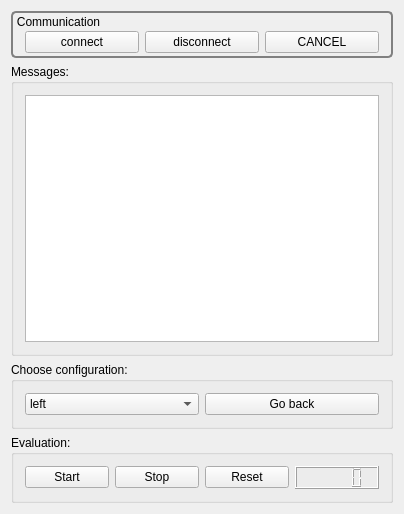
<?xml version="1.0" encoding="UTF-8"?>
<ui version="4.0">
 <class>Client_Pick</class>
 <widget class="QMainWindow" name="Client_Pick">
  <property name="geometry">
   <rect>
    <x>0</x>
    <y>0</y>
    <width>404</width>
    <height>514</height>
   </rect>
  </property>
  <property name="windowTitle">
   <string>Client_Pick</string>
  </property>
  <widget class="QWidget" name="centralWidget">
   <layout class="QVBoxLayout" name="verticalLayout_3">
    <item>
     <widget class="QGroupBox" name="groupBox">
      <property name="styleSheet">
       <string notr="true">QGroupBox { 
   border: 2px solid gray; 
   border-radius: 5px; 
}

QGroupBox::title { 
    background-color: transparent;
    subcontrol-position: top left; /* position at the top left*/ 
    padding-top: 4px;
    padding-left: 4px;
 } </string>
      </property>
      <property name="title">
       <string>Communication</string>
      </property>
      <layout class="QHBoxLayout" name="horizontalLayout">
       <property name="sizeConstraint">
        <enum>QLayout::SetDefaultConstraint</enum>
       </property>
       <property name="leftMargin">
        <number>12</number>
       </property>
       <property name="topMargin">
        <number>18</number>
       </property>
       <property name="rightMargin">
        <number>12</number>
       </property>
       <property name="bottomMargin">
        <number>3</number>
       </property>
       <item>
        <widget class="QPushButton" name="connect_pushButton">
         <property name="text">
          <string>connect</string>
         </property>
        </widget>
       </item>
       <item>
        <widget class="QPushButton" name="disconnect_pushButton">
         <property name="text">
          <string>disconnect</string>
         </property>
        </widget>
       </item>
       <item>
        <widget class="QPushButton" name="cancel_pushButton">
         <property name="styleSheet">
          <string notr="true"/>
         </property>
         <property name="text">
          <string notr="true">CANCEL</string>
         </property>
        </widget>
       </item>
      </layout>
     </widget>
    </item>
    <item>
     <widget class="QGroupBox" name="groupBox_2">
      <property name="title">
       <string>Messages:</string>
      </property>
      <layout class="QVBoxLayout" name="verticalLayout">
       <item>
        <widget class="QListWidget" name="msgs_listWidget"/>
       </item>
      </layout>
     </widget>
    </item>
    <item>
     <widget class="QGroupBox" name="groupBox_3">
      <property name="title">
       <string>Choose configuration:</string>
      </property>
      <layout class="QGridLayout" name="gridLayout">
       <item row="0" column="0">
        <widget class="QComboBox" name="side_comboBox">
         <item>
          <property name="text">
           <string>left</string>
          </property>
         </item>
         <item>
          <property name="text">
           <string>right</string>
          </property>
         </item>
        </widget>
       </item>
       <item row="0" column="1">
        <widget class="QPushButton" name="goBack_pushButton">
         <property name="text">
          <string>Go back</string>
         </property>
        </widget>
       </item>
      </layout>
     </widget>
    </item>
    <item>
     <widget class="QGroupBox" name="groupBox_4">
      <property name="title">
       <string>Evaluation:</string>
      </property>
      <layout class="QGridLayout" name="gridLayout_2">
       <item row="0" column="0">
        <widget class="QPushButton" name="start_pushButton">
         <property name="text">
          <string>Start</string>
         </property>
        </widget>
       </item>
       <item row="0" column="1">
        <widget class="QPushButton" name="stop_pushButton">
         <property name="text">
          <string>Stop</string>
         </property>
        </widget>
       </item>
       <item row="0" column="2">
        <widget class="QPushButton" name="reset_pushButton">
         <property name="text">
          <string>Reset</string>
         </property>
        </widget>
       </item>
       <item row="0" column="3">
        <widget class="QLCDNumber" name="time_lcdNumber"/>
       </item>
      </layout>
     </widget>
    </item>
   </layout>
  </widget>
 </widget>
 <layoutdefault spacing="6" margin="11"/>
 <resources/>
 <connections/>
</ui>
